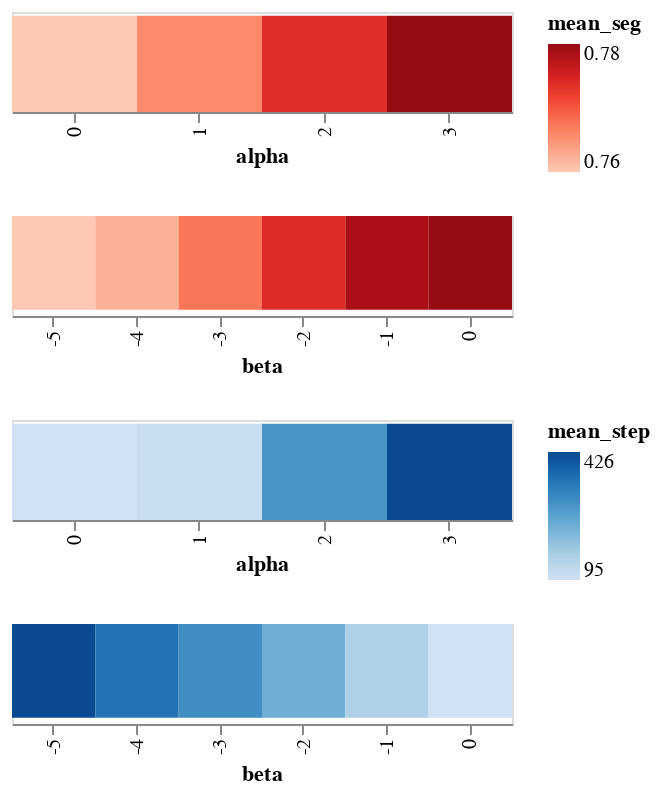

This figure's notebook cell:
### Code cell
bar1 =alt.Chart(alpha_mean).mark_rect().encode(alt.X('alpha:O'),
    alt.Y('beta', scale=alt.Scale(reverse=True), axis=None),
    color=alt.Color('mean_seg:Q',    scale=alt.Scale(scheme='reds'),   
    )).properties(width=250,height=50)

bar2 =alt.Chart(beta_mean).mark_rect().encode(alt.X('beta:O'),
    alt.Y('alpha', scale=alt.Scale(reverse=True), axis=None),
    color=alt.Color('mean_seg:Q',    scale=alt.Scale(scheme='reds'),    legend=None,
    )).properties(width=250,height=50)

bar3 =alt.Chart(alpha_mean).mark_rect().encode(alt.X('alpha:O'),
    alt.Y('beta', scale=alt.Scale(reverse=True), axis=None),
    color=alt.Color('mean_step:Q',    scale=alt.Scale(scheme='blues'),   
    )).properties(width=250,height=50)

bar4 =alt.Chart(beta_mean).mark_rect().encode(alt.X('beta:O'),
    alt.Y('alpha', scale=alt.Scale(reverse=True), axis=None),
    color=alt.Color('mean_step:Q',    scale=alt.Scale(scheme='blues'),    legend=None,
    )).properties(width=250,height=50)

alt.vconcat(bar1, bar2, bar3, bar4).resolve_scale(
    color='independent')

### Figure 1 — Vega-Lite specification as saved in the notebook (floating-point values rounded to 4 significant figures)
{"config": {"view": {"continuousWidth": 300, "continuousHeight": 300}}, "vconcat": [{"data": {"name": "data-8dbb929646a2787a90b40111eeefb4ba"}, "mark": {"type": "rect"}, "encoding": {"color": {"field": "mean_seg", "scale": {"scheme": "reds"}, "type": "quantitative"}, "x": {"field": "alpha", "type": "ordinal"}, "y": {"axis": null, "field": "beta", "scale": {"reverse": true}, "type": "quantitative"}}, "height": 50, "width": 250}, {"data": {"name": "data-ffe7064f1de0f5e952d928620fc8accd"}, "mark": {"type": "rect"}, "encoding": {"color": {"field": "mean_seg", "legend": null, "scale": {"scheme": "reds"}, "type": "quantitative"}, "x": {"field": "beta", "type": "ordinal"}, "y": {"axis": null, "field": "alpha", "scale": {"reverse": true}, "type": "quantitative"}}, "height": 50, "width": 250}, {"data": {"name": "data-8dbb929646a2787a90b40111eeefb4ba"}, "mark": {"type": "rect"}, "encoding": {"color": {"field": "mean_step", "scale": {"scheme": "blues"}, "type": "quantitative"}, "x": {"field": "alpha", "type": "ordinal"}, "y": {"axis": null, "field": "beta", "scale": {"reverse": true}, "type": "quantitative"}}, "height": 50, "width": 250}, {"data": {"name": "data-ffe7064f1de0f5e952d928620fc8accd"}, "mark": {"type": "rect"}, "encoding": {"color": {"field": "mean_step", "legend": null, "scale": {"scheme": "blues"}, "type": "quantitative"}, "x": {"field": "beta", "type": "ordinal"}, "y": {"axis": null, "field": "alpha", "scale": {"reverse": true}, "type": "quantitative"}}, "height": 50, "width": 250}], "resolve": {"scale": {"color": "independent"}}, "$schema": "https://vega.github.io/schema/vega-lite/v5.6.1.json", "datasets": {"data-8dbb929646a2787a90b40111eeefb4ba": [{"alpha": 0.0, "beta": -2.5, "mean_step": 94.56, "mean_seg": 0.7615, "mean_cen_seg": 0.7566, "mean_per_seg": 0.7622}, {"alpha": 1.0, "beta": -2.5, "mean_step": 107.1, "mean_seg": 0.7673, "mean_cen_seg": 0.7272, "mean_per_seg": 0.7745}, {"alpha": 2.0, "beta": -2.5, "mean_step": 289.6, "mean_seg": 0.7751, "mean_cen_seg": 0.7199, "mean_per_seg": 0.7856}, {"alpha": 3.0, "beta": -2.5, "mean_step": 425.9, "mean_seg": 0.7816, "mean_cen_seg": 0.7119, "mean_per_seg": 0.7954}], "data-ffe7064f1de0f5e952d928620fc8accd": [{"beta": -5.0, "alpha": 1.5, "mean_step": 366.3, "mean_seg": 0.7363, "mean_cen_seg": 0.7043, "mean_per_seg": 0.7419}, {"beta": -4.0, "alpha": 1.5, "mean_step": 304.8, "mean_seg": 0.7443, "mean_cen_seg": 0.6995, "mean_per_seg": 0.7525}, {"beta": -3.0, "alpha": 1.5, "mean_step": 263.0, "mean_seg": 0.7616, "mean_cen_seg": 0.7176, "mean_per_seg": 0.77}, {"beta": -2.0, "alpha": 1.5, "mean_step": 208.9, "mean_seg": 0.7832, "mean_cen_seg": 0.7396, "mean_per_seg": 0.7917}, {"beta": -1.0, "alpha": 1.5, "mean_step": 139.6, "mean_seg": 0.799, "mean_cen_seg": 0.7527, "mean_per_seg": 0.808}, {"beta": 0.0, "alpha": 1.5, "mean_step": 93.03, "mean_seg": 0.8039, "mean_cen_seg": 0.7597, "mean_per_seg": 0.8125}]}}
